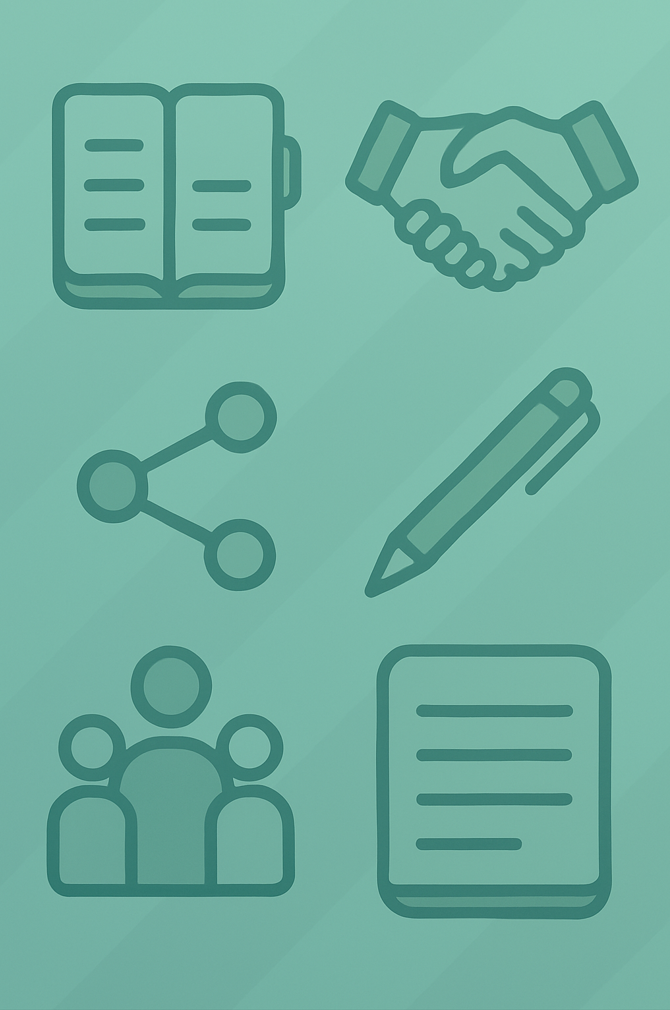
#> input picture assets/images/splash_myliste.png, 670 x 1010 px, found by its file name
$ python gen_splash.py
#> lines starting #> are read from the running program, lines starting #| are printed output that depends on the picture
from PIL import Image

# Chemin vers ton motif de base
motif_path = r"C:\Users\ohagege\Desktop\ProjetFlutterApp\MyListe\assets\images\splash_myliste.png"
# Chemin de sortie pour la grande image splash
output_path = r"C:\Users\ohagege\Desktop\ProjetFlutterApp\MyListe\assets\images\splash4096.png"

# Taille finale de l'image splash (modifie si besoin)
final_width = 4096
final_height = 4096

# Ouvre le motif
motif = Image.open(motif_path)
#> motif is the input picture: PIL image 670x1010 RGBA; mean R, G, B, A 114.1, 177.4, 162.5, 255
motif_width, motif_height = motif.size
#> motif_width = 670; motif_height = 1010

# Crée une nouvelle image vide
splash = Image.new("RGBA", (final_width, final_height), (0, 0, 0, 0))
#> splash: PIL image 4096x4096 RGBA; every value is 0

# Répète le motif sur toute la surface
for x in range(0, final_width, motif_width):
    for y in range(0, final_height, motif_height):
        splash.paste(motif, (x, y))
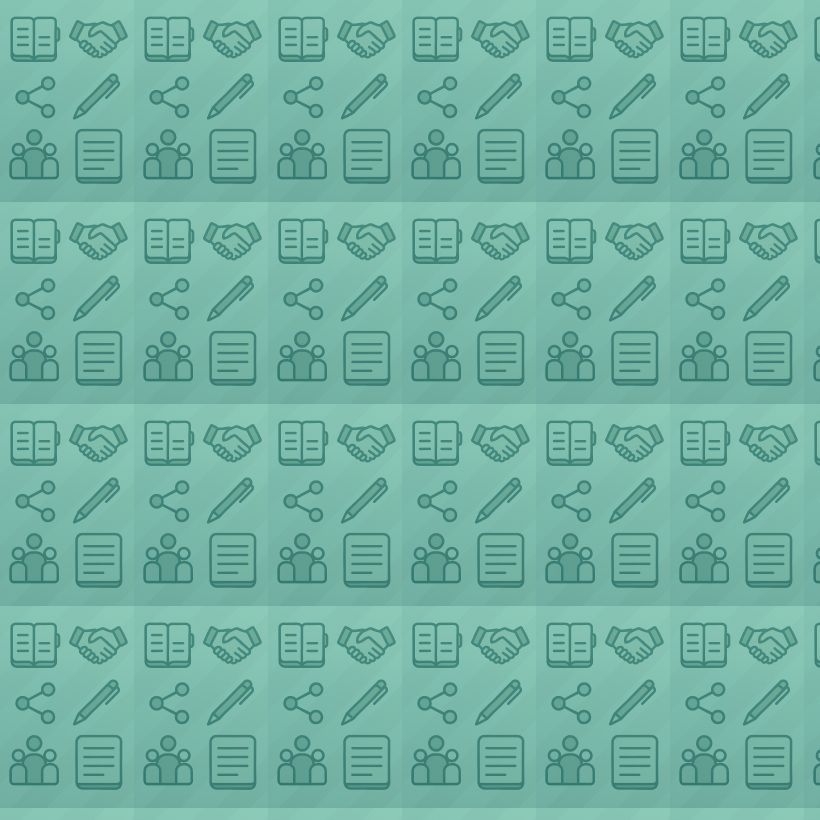
#> splash: PIL image 4096x4096 RGBA (shown at 1/5 size); mean R, G, B, A 114.5, 177.7, 162.8, 255

# Sauvegarde l'image finale
splash.save(output_path)
print(f"Splash généré : {output_path}")

$ run again, with assets/images/splash2048.png copied over assets/images/splash_myliste.png
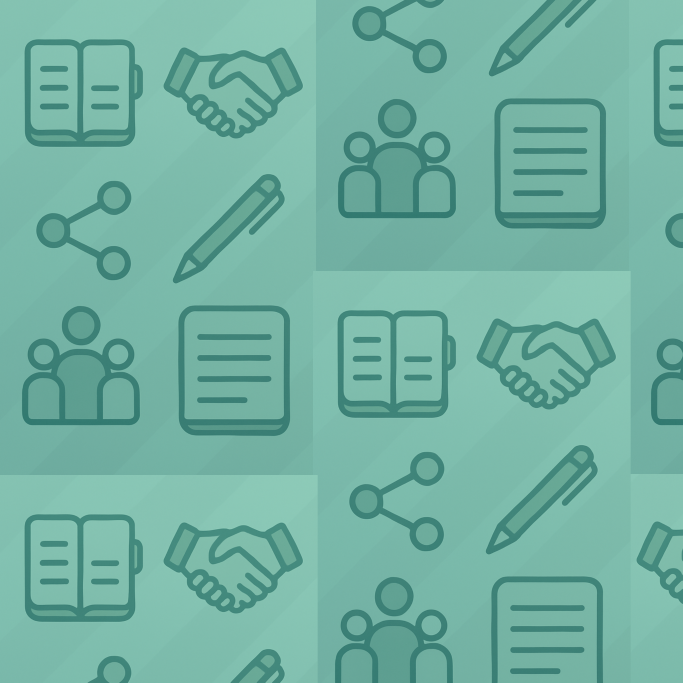
#> input picture assets/images/splash2048.png, 2048 x 2048 px, found by its file name (shown at 1/3 size)
#> motif is the input picture: PIL image 2048x2048 RGBA; mean R, G, B, A 114.6, 177.9, 163, 255
#> after the loop `for x in range(0, final_width, motif_width):`:
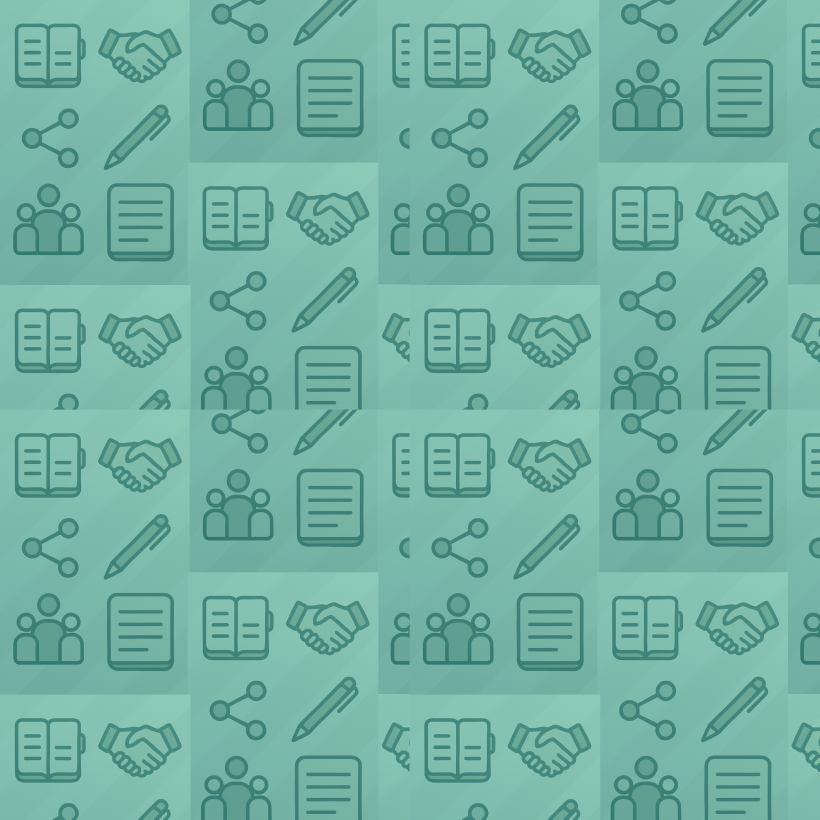
#> splash: PIL image 4096x4096 RGBA (shown at 1/5 size); mean R, G, B, A 114.6, 177.9, 163, 255
